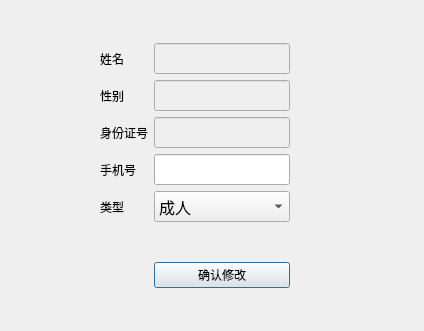
<?xml version="1.0" encoding="UTF-8"?>
<ui version="4.0">
 <class>ChangePassenger</class>
 <widget class="QDialog" name="ChangePassenger">
  <property name="geometry">
   <rect>
    <x>0</x>
    <y>0</y>
    <width>424</width>
    <height>331</height>
   </rect>
  </property>
  <property name="windowTitle">
   <string>Dialog</string>
  </property>
  <layout class="QGridLayout" name="gridLayout">
   <item row="0" column="2">
    <spacer name="verticalSpacer">
     <property name="orientation">
      <enum>Qt::Vertical</enum>
     </property>
     <property name="sizeHint" stdset="0">
      <size>
       <width>20</width>
       <height>43</height>
      </size>
     </property>
    </spacer>
   </item>
   <item row="2" column="2">
    <widget class="QLineEdit" name="sex_edit">
     <property name="enabled">
      <bool>false</bool>
     </property>
     <property name="font">
      <font>
       <family>黑体</family>
       <pointsize>12</pointsize>
      </font>
     </property>
    </widget>
   </item>
   <item row="7" column="2">
    <widget class="QPushButton" name="pushButton">
     <property name="text">
      <string>确认修改</string>
     </property>
     <property name="icon">
      <iconset resource="qss.qrc">
       <normaloff>:/new/icon/icon/确定.png</normaloff>:/new/icon/icon/确定.png</iconset>
     </property>
    </widget>
   </item>
   <item row="6" column="2">
    <spacer name="verticalSpacer_2">
     <property name="orientation">
      <enum>Qt::Vertical</enum>
     </property>
     <property name="sizeHint" stdset="0">
      <size>
       <width>20</width>
       <height>44</height>
      </size>
     </property>
    </spacer>
   </item>
   <item row="1" column="1">
    <widget class="QLabel" name="label">
     <property name="text">
      <string>姓名</string>
     </property>
    </widget>
   </item>
   <item row="2" column="1">
    <widget class="QLabel" name="label_2">
     <property name="text">
      <string>性别</string>
     </property>
    </widget>
   </item>
   <item row="5" column="1">
    <widget class="QLabel" name="label_5">
     <property name="text">
      <string>类型</string>
     </property>
    </widget>
   </item>
   <item row="3" column="1">
    <widget class="QLabel" name="label_3">
     <property name="text">
      <string>身份证号</string>
     </property>
    </widget>
   </item>
   <item row="7" column="3" colspan="2">
    <spacer name="horizontalSpacer_4">
     <property name="orientation">
      <enum>Qt::Horizontal</enum>
     </property>
     <property name="sizeHint" stdset="0">
      <size>
       <width>124</width>
       <height>20</height>
      </size>
     </property>
    </spacer>
   </item>
   <item row="1" column="2">
    <widget class="QLineEdit" name="name_edit">
     <property name="enabled">
      <bool>false</bool>
     </property>
     <property name="font">
      <font>
       <family>黑体</family>
       <pointsize>12</pointsize>
      </font>
     </property>
    </widget>
   </item>
   <item row="4" column="1">
    <widget class="QLabel" name="label_4">
     <property name="text">
      <string>手机号</string>
     </property>
    </widget>
   </item>
   <item row="7" column="0" colspan="2">
    <spacer name="horizontalSpacer_3">
     <property name="orientation">
      <enum>Qt::Horizontal</enum>
     </property>
     <property name="sizeHint" stdset="0">
      <size>
       <width>144</width>
       <height>20</height>
      </size>
     </property>
    </spacer>
   </item>
   <item row="3" column="2">
    <widget class="QLineEdit" name="id_number_edit">
     <property name="enabled">
      <bool>false</bool>
     </property>
     <property name="font">
      <font>
       <family>黑体</family>
       <pointsize>12</pointsize>
      </font>
     </property>
    </widget>
   </item>
   <item row="5" column="2">
    <widget class="QComboBox" name="type_combo_box">
     <property name="font">
      <font>
       <family>黑体</family>
       <pointsize>12</pointsize>
      </font>
     </property>
     <item>
      <property name="text">
       <string>成人</string>
      </property>
     </item>
     <item>
      <property name="text">
       <string>学生</string>
      </property>
     </item>
    </widget>
   </item>
   <item row="3" column="0">
    <spacer name="horizontalSpacer">
     <property name="orientation">
      <enum>Qt::Horizontal</enum>
     </property>
     <property name="sizeHint" stdset="0">
      <size>
       <width>90</width>
       <height>20</height>
      </size>
     </property>
    </spacer>
   </item>
   <item row="4" column="2">
    <widget class="QLineEdit" name="phone_edit">
     <property name="font">
      <font>
       <family>黑体</family>
       <pointsize>12</pointsize>
      </font>
     </property>
    </widget>
   </item>
   <item row="3" column="4">
    <spacer name="horizontalSpacer_2">
     <property name="orientation">
      <enum>Qt::Horizontal</enum>
     </property>
     <property name="sizeHint" stdset="0">
      <size>
       <width>80</width>
       <height>20</height>
      </size>
     </property>
    </spacer>
   </item>
   <item row="8" column="2">
    <spacer name="verticalSpacer_3">
     <property name="orientation">
      <enum>Qt::Vertical</enum>
     </property>
     <property name="sizeHint" stdset="0">
      <size>
       <width>20</width>
       <height>43</height>
      </size>
     </property>
    </spacer>
   </item>
  </layout>
 </widget>
 <resources>
  <include location="qss.qrc"/>
 </resources>
 <connections/>
</ui>
